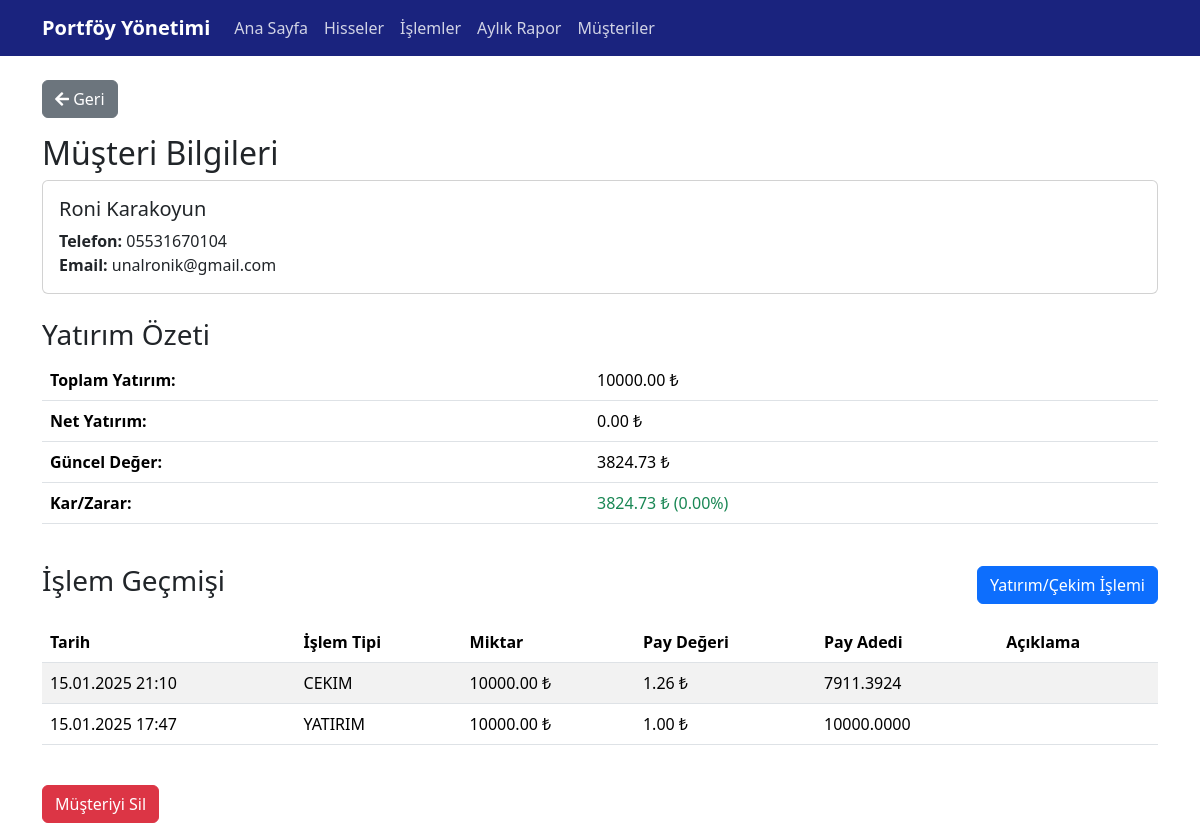
The app's page /musteri/2 with its own data.
### tables this page shows
CREATE TABLE musteriler (
    id INTEGER PRIMARY KEY AUTOINCREMENT,
    ad_soyad TEXT NOT NULL,
    telefon TEXT,
    email TEXT,
    kayit_tarihi DATETIME DEFAULT CURRENT_TIMESTAMP
);

CREATE TABLE musteri_yatirimlar (
    id INTEGER PRIMARY KEY AUTOINCREMENT,
    musteri_id INTEGER NOT NULL,
    tarih DATETIME DEFAULT CURRENT_TIMESTAMP,
    miktar REAL NOT NULL,
    islem_tipi TEXT NOT NULL,  -- YATIRIM veya CEKIM
    birim_pay_degeri REAL NOT NULL,
    pay_adedi REAL NOT NULL,
    aciklama TEXT,
    FOREIGN KEY (musteri_id) REFERENCES musteriler(id)
);

### web/app.py (the view)
@app.route('/musteri/<int:musteri_id>')
def musteri_bilgileri(musteri_id):
    musteri_listesi = db.musteri_listesi()
    musteri = musteri_listesi[musteri_listesi['id'] == musteri_id].iloc[0].to_dict()
    islemler = db.musteri_islem_gecmisi(musteri_id)
    return render_template('musteri_bilgileri.html',
                         musteri=musteri,
                         islemler=islemler.to_dict('records'))

### database/portfoy_db.py (called while the page is built)
    def get_db(self):
        conn = sqlite3.connect(self.db_path)
        return conn

    def musteri_islem_gecmisi(self, musteri_id):
        conn = self.get_db()
        try:
            sql = """
            SELECT
                datetime(tarih) as tarih,
                islem_tipi,
                miktar,
                birim_pay_degeri,
                pay_adedi,
                aciklama
            FROM musteri_yatirimlar
            WHERE musteri_id = ?
            ORDER BY tarih DESC
            """
            return pd.read_sql_query(sql, conn, params=(musteri_id,), parse_dates=['tarih'])
        except Exception as e:
            print(f"Müşteri işlem geçmişi hatası: {e}")
            return pd.DataFrame()
        finally:
            self.close_db(conn)

### web/templates/musteri_bilgileri.html (shortened to what this page needs)
{% extends "base.html" %}
{% block content %}
<div class="container mt-4">
    <div class="row mb-3">
        <div class="col">
            <a href="{{ url_for('musteriler') }}" class="btn btn-secondary">
                <i class="fas fa-arrow-left"></i> Geri
            </a>
        </div>
    </div>
    <div class="row">
        <div class="col">
            <h2>Müşteri Bilgileri</h2>
            <div class="card">
                <div class="card-body">
                    <h5 class="card-title">{{ musteri.ad_soyad }}</h5>
                    <p class="card-text">
                        <strong>Telefon:</strong> {{ musteri.telefon or 'Belirtilmemiş' }}<br>
                        <strong>Email:</strong> {{ musteri.email or 'Belirtilmemiş' }}
                    </p>
                </div>
            </div>
        </div>
    </div>
    <div class="row mt-4">
        <div class="col">
            <h3>Yatırım Özeti</h3>
            <div class="table-responsive">
                <table class="table">
                    <tr>
                        <th>Toplam Yatırım:</th>
                        <td>{{ "%.2f"|format(musteri.toplam_yatirim if musteri.toplam_yatirim is not none else 0) }} ₺</td>
                    </tr>
                    <tr>
                        <th>Net Yatırım:</th>
                        <td>{{ "%.2f"|format(musteri.net_yatirim if musteri.net_yatirim is not none else 0) }} ₺</td>
                    </tr>
                    <tr>
                        <th>Güncel Değer:</th>
                        <td>{{ "%.2f"|format(musteri.guncel_deger if musteri.guncel_deger is not none else 0) }} ₺</td>
                    </tr>
                    <tr>
                        <th>Kar/Zarar:</th>
                        <td class="{{ 'text-success' if musteri.kar_zarar and musteri.kar_zarar > 0 else 'text-danger' if musteri.kar_zarar and musteri.kar_zarar < 0 else '' }}">
                            {{ "%.2f"|format(musteri.kar_zarar if musteri.kar_zarar is not none else 0) }} ₺
                            ({{ "%.2f"|format(musteri.kar_zarar_yuzde if musteri.kar_zarar_yuzde is not none else 0) }}%)
                        </td>
                    </tr>
                </table>
            </div>
        </div>
    </div>
    <div class="row mt-4">
        <div class="col">
            <div class="d-flex justify-content-between align-items-center mb-3">
                <h3>İşlem Geçmişi</h3>
                <button type="button" class="btn btn-primary" data-bs-toggle="modal" data-bs-target="#yatirimModal">
                    Yatırım/Çekim İşlemi
                </button>
            </div>
            <div class="table-responsive">
                <table class="table table-striped">
                    <thead>
                        <tr>
                            <th>Tarih</th>
                            <th>İşlem Tipi</th>
                            <th>Miktar</th>
                            <th>Pay Değeri</th>
                            <th>Pay Adedi</th>
                            <th>Açıklama</th>
                        </tr>
                    </thead>
                    <tbody>
                        {% for islem in islemler %}
                        <tr>
                            <td>{{ islem.tarih.strftime('%d.%m.%Y %H:%M') }}</td>
                            <td>{{ islem.islem_tipi }}</td>
                            <td>{{ "%.2f"|format(islem.miktar if islem.miktar is not none else 0) }} ₺</td>
                            <td>{{ "%.2f"|format(islem.birim_pay_degeri if islem.birim_pay_degeri is not none else 0) }} ₺</td>
                            <td>{{ "%.4f"|format(islem.pay_adedi if islem.pay_adedi is not none else 0) }}</td>
                            <td>{{ islem.aciklama or '' }}</td>
                        </tr>
                        {% endfor %}
                    </tbody>
                </table>
            </div>
        </div>
    </div>
    <div class="row mt-4">
        <div class="col">
            <button type="button" class="btn btn-danger" onclick="musteriSil({{ musteri.id }})">
                Müşteriyi Sil
            </button>
        </div>
    </div>
</div>
{% endblock %}

### records on screen
musteriler: ad_soyad "Roni Karakoyun", telefon "05531670104", email "unalronik@gmail.com"
musteri_yatirimlar: tarih "15.01.2025 21:10", islem_tipi "CEKIM", miktar "10000.00", birim_pay_degeri "1.26", pay_adedi "7911.3924"
musteri_yatirimlar: tarih "15.01.2025 17:47", islem_tipi "YATIRIM", miktar "10000.00", birim_pay_degeri "1.00", pay_adedi "10000.0000"
